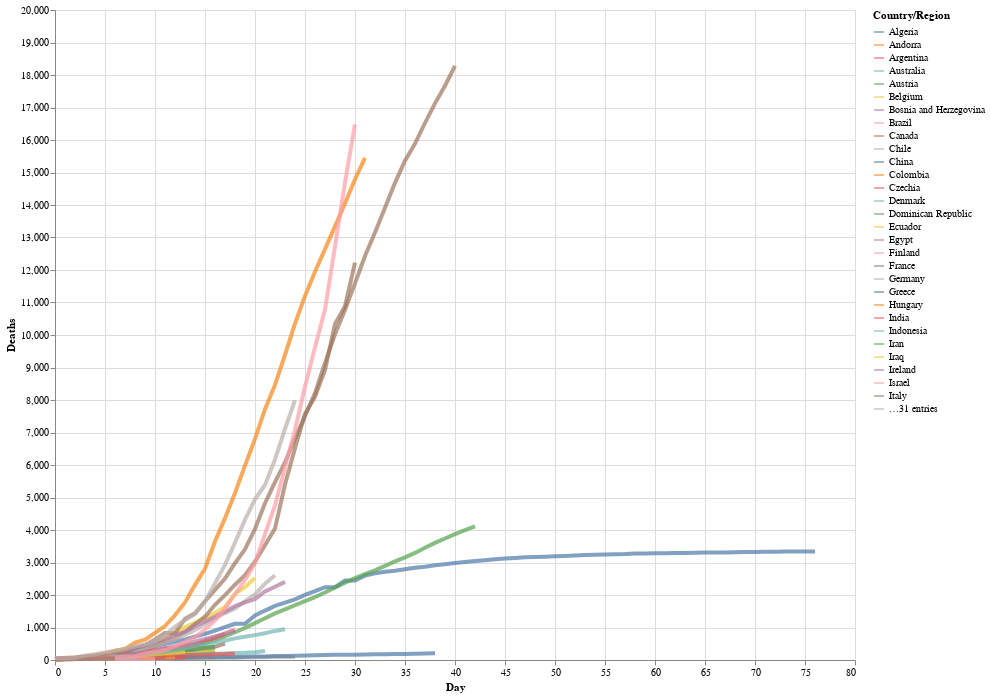

Notebook code for this chart:
### Markdown cell above
We can now customize the code to thicken the line width, to alter the opacity, and to make the chart larger:

### Code cell
# altair plot 
alt.Chart(deaths_long).mark_line(strokeWidth = 4, opacity = 0.7).encode(
    x = 'Day',
    y = 'Deaths',
    color = 'Country/Region'
).properties(
    width = 800,
    height = 650)

### Figure 1 — Vega-Lite specification as saved in the notebook (floating-point values rounded to 4 significant figures; data arrays with more than 128 entries replaced by an {"elided": "..."} marker saying what was removed)
{"config": {"view": {"continuousWidth": 400, "continuousHeight": 300}}, "data": {"name": "data-93dd2367379fc7fa6abcafd4e778198e"}, "mark": {"type": "line", "opacity": 0.7, "strokeWidth": 4}, "encoding": {"color": {"type": "nominal", "field": "Country/Region"}, "x": {"type": "quantitative", "field": "Day"}, "y": {"type": "quantitative", "field": "Deaths"}}, "height": 650, "width": 800, "$schema": "https://vega.github.io/schema/vega-lite/v4.8.1.json", "datasets": {"data-93dd2367379fc7fa6abcafd4e778198e": {"elided": "4740 records"}}}
